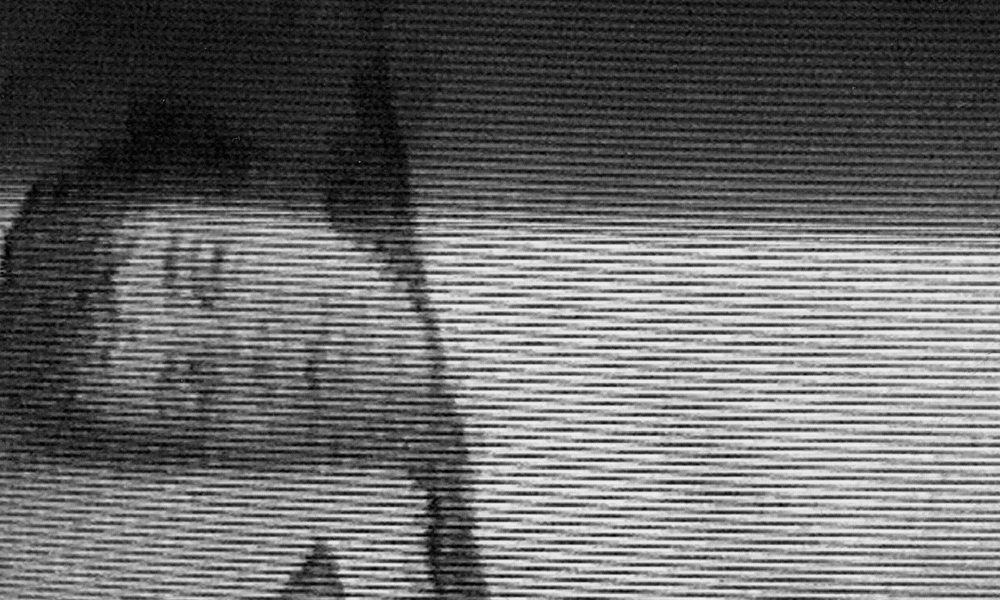
#> input picture assignment4/image4.png, 1000 x 600 px, shrunk from 1600 x 960 before the run
$ python 1091402_hw4.py
#> lines starting #> are read from the running program, lines starting #| are printed output that depends on the picture
import cv2
import numpy as np

img = cv2.imread('image4.png', cv2.IMREAD_GRAYSCALE)
#> img is the input picture: shape (600, 1000); min 0, max 243, mean 104.6

P = cv2.getOptimalDFTSize(img.shape[0])
#> P = 600
Q = cv2.getOptimalDFTSize(img.shape[1])
#> Q = 1000

# padding
padded_img = cv2.copyMakeBorder(img, 0, P - img.shape[0], 0, Q - img.shape[1], cv2.BORDER_CONSTANT, value=0)
padded_img = padded_img.astype(np.float32)

# center image
for i in range(img.shape[0]):
    for j in range(img.shape[1]):
            padded_img[i][j] *= (-1)**(i+j)
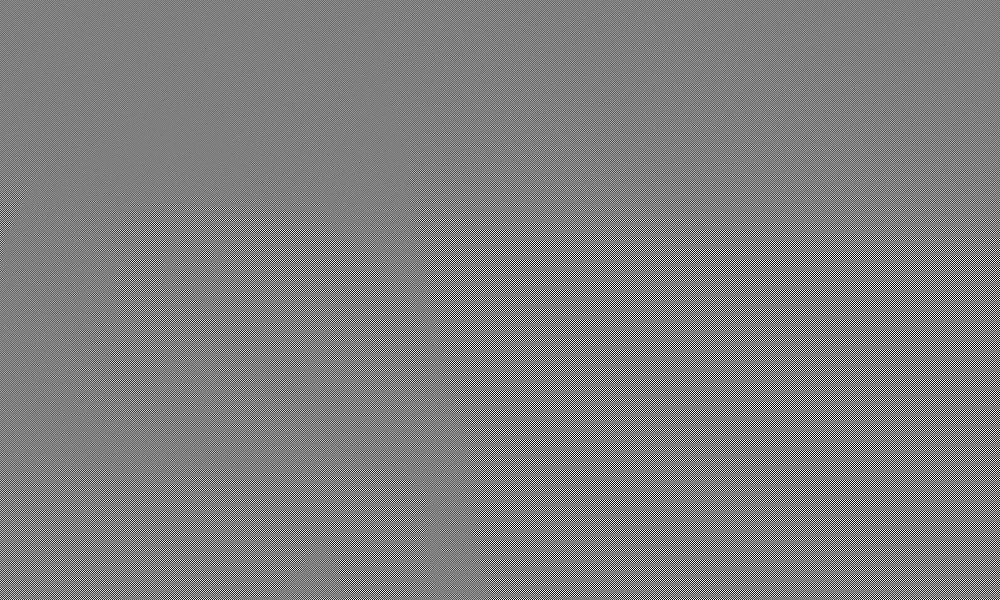
#> padded_img: shape (600, 1000) float32; min -243, max 243, mean 0; drawn with min black and max white

# compute DFT
DFT = cv2.dft(padded_img, flags=cv2.DFT_COMPLEX_OUTPUT)
planes = cv2.split(DFT)
# compute spectrum
S = 20 * np.log(cv2.magnitude(planes[0], planes[1]))
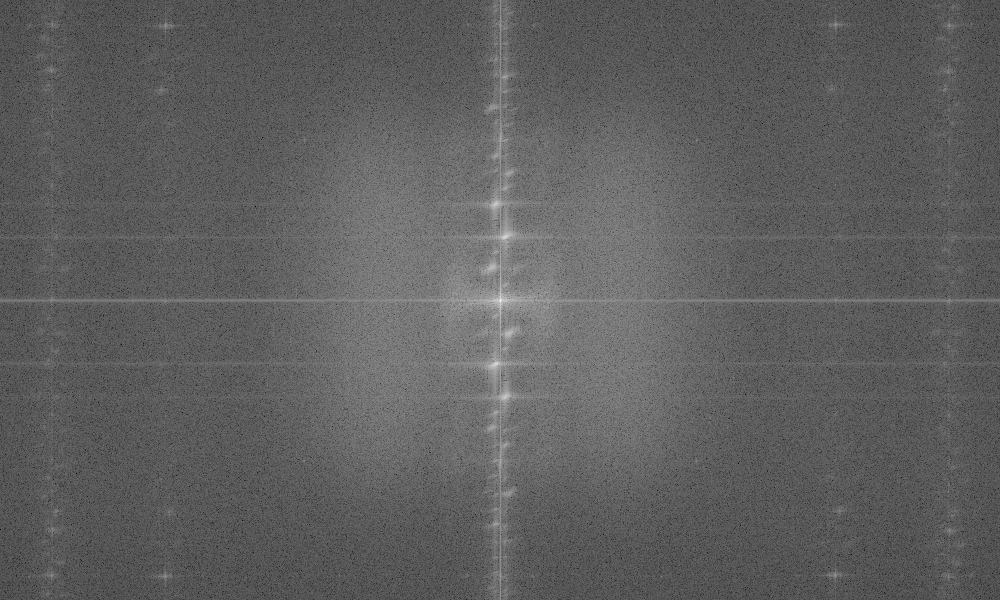
#> S: shape (600, 1000) float32; min 43.67, max 359.1, mean 161.7; drawn with min black and max white
# normalize the output image to [0, 255]
S = cv2.normalize(S, None, 0, 255, cv2.NORM_MINMAX).astype(np.uint8)

cv2.imshow('S',S)
#以上為作業3的部分

#draw circle
def show_xy(event,x,y,flags,param):
    if event==1:    #mouse click
        cv2.circle(S, (x,y), 7, (0,0,0), -1)    #img,coordinate,radius,color,Solid
        cv2.imshow('S',S)
cv2.setMouseCallback('S', show_xy)

while(1):
    key=cv2.waitKey(0)
#> (key Esc is pressed here)
    if key==27:
        break
cv2.destroyAllWindows()

S = np.expand_dims(S, axis=2)   #讓S跟fshift形狀一樣(原本一個二維一個三維)
fshift=DFT*S
idft=cv2.idft(fshift, flags=cv2.DFT_COMPLEX_OUTPUT)
planes2 = cv2.split(idft)
idft = cv2.magnitude(planes2[0], planes2[1])
idft = cv2.normalize(idft, None, 0, 255, cv2.NORM_MINMAX).astype(np.uint8)
Result=cv2.GaussianBlur(idft,(11,11),0)
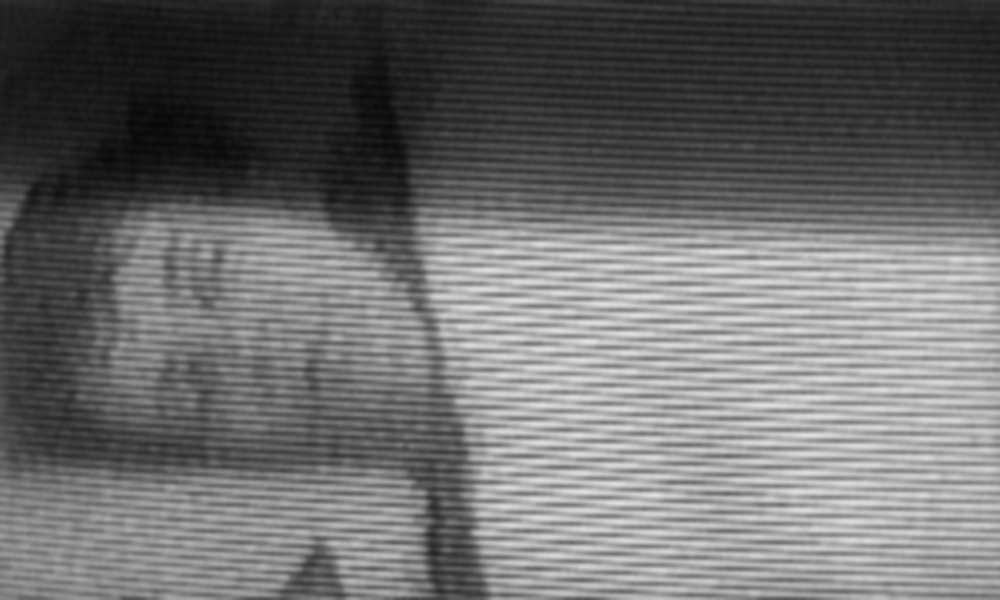
#> Result: shape (600, 1000); min 8, max 226, mean 108.8

#cv2.imshow('Notch',idft)
cv2.imshow('Result',Result)
cv2.waitKey(0)
cv2.destroyAllWindows()
